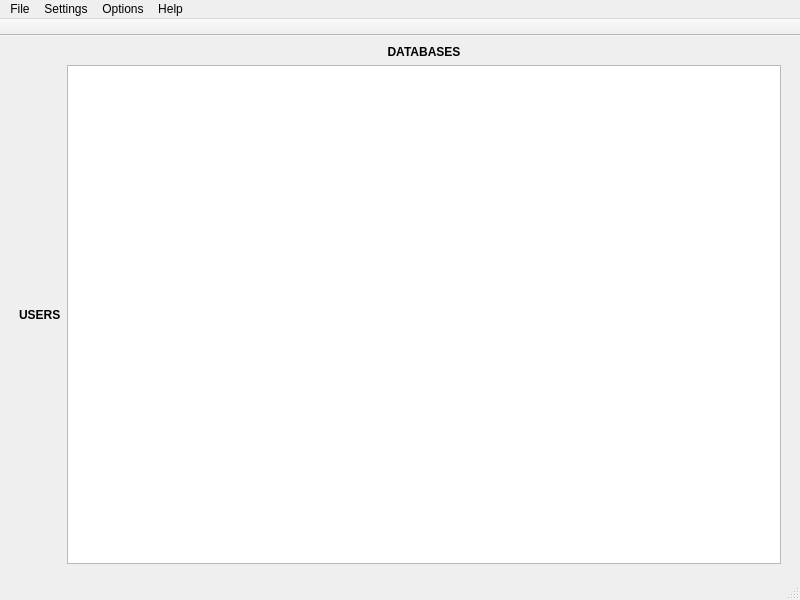
<?xml version="1.0" encoding="UTF-8"?>
<ui version="4.0">
 <class>main_window</class>
 <widget class="QMainWindow" name="main_window">
  <property name="geometry">
   <rect>
    <x>0</x>
    <y>0</y>
    <width>800</width>
    <height>600</height>
   </rect>
  </property>
  <property name="windowTitle">
   <string>MongoDB: Admin manager [*]</string>
  </property>
  <widget class="QWidget" name="centralwidget">
   <layout class="QGridLayout" name="gridLayout_2">
    <item row="0" column="0">
     <layout class="QGridLayout" name="gridLayout">
      <item row="0" column="2">
       <widget class="QLabel" name="label_2">
        <property name="font">
         <font>
          <weight>75</weight>
          <bold>true</bold>
         </font>
        </property>
        <property name="text">
         <string>DATABASES</string>
        </property>
        <property name="alignment">
         <set>Qt::AlignCenter</set>
        </property>
       </widget>
      </item>
      <item row="2" column="2">
       <spacer name="verticalSpacer_2">
        <property name="orientation">
         <enum>Qt::Vertical</enum>
        </property>
        <property name="sizeType">
         <enum>QSizePolicy::Fixed</enum>
        </property>
        <property name="sizeHint" stdset="0">
         <size>
          <width>20</width>
          <height>5</height>
         </size>
        </property>
       </spacer>
      </item>
      <item row="1" column="0">
       <spacer name="horizontalSpacer">
        <property name="orientation">
         <enum>Qt::Horizontal</enum>
        </property>
        <property name="sizeType">
         <enum>QSizePolicy::Fixed</enum>
        </property>
        <property name="sizeHint" stdset="0">
         <size>
          <width>10</width>
          <height>20</height>
         </size>
        </property>
       </spacer>
      </item>
      <item row="1" column="2">
       <widget class="mongodb_table_view" name="users_table">
        <property name="sizePolicy">
         <sizepolicy hsizetype="MinimumExpanding" vsizetype="MinimumExpanding">
          <horstretch>0</horstretch>
          <verstretch>0</verstretch>
         </sizepolicy>
        </property>
        <property name="frameShadow">
         <enum>QFrame::Raised</enum>
        </property>
        <property name="editTriggers">
         <set>QAbstractItemView::AllEditTriggers</set>
        </property>
        <property name="alternatingRowColors">
         <bool>false</bool>
        </property>
        <property name="wordWrap">
         <bool>true</bool>
        </property>
        <property name="cornerButtonEnabled">
         <bool>false</bool>
        </property>
        <attribute name="horizontalHeaderStretchLastSection">
         <bool>false</bool>
        </attribute>
        <attribute name="verticalHeaderStretchLastSection">
         <bool>false</bool>
        </attribute>
       </widget>
      </item>
      <item row="1" column="3">
       <spacer name="horizontalSpacer_2">
        <property name="orientation">
         <enum>Qt::Horizontal</enum>
        </property>
        <property name="sizeType">
         <enum>QSizePolicy::Fixed</enum>
        </property>
        <property name="sizeHint" stdset="0">
         <size>
          <width>10</width>
          <height>20</height>
         </size>
        </property>
       </spacer>
      </item>
      <item row="1" column="1">
       <widget class="QLabel" name="label">
        <property name="font">
         <font>
          <weight>75</weight>
          <bold>true</bold>
         </font>
        </property>
        <property name="layoutDirection">
         <enum>Qt::LeftToRight</enum>
        </property>
        <property name="text">
         <string>USERS</string>
        </property>
        <property name="alignment">
         <set>Qt::AlignLeading|Qt::AlignLeft|Qt::AlignVCenter</set>
        </property>
       </widget>
      </item>
     </layout>
    </item>
   </layout>
  </widget>
  <widget class="QMenuBar" name="menubar">
   <property name="geometry">
    <rect>
     <x>0</x>
     <y>0</y>
     <width>800</width>
     <height>20</height>
    </rect>
   </property>
   <widget class="QMenu" name="menuFile">
    <property name="tearOffEnabled">
     <bool>false</bool>
    </property>
    <property name="title">
     <string>File</string>
    </property>
    <addaction name="actionSave"/>
    <addaction name="actionReload"/>
   </widget>
   <widget class="QMenu" name="menuSettings">
    <property name="title">
     <string>Settings</string>
    </property>
    <widget class="QMenu" name="menuUser">
     <property name="title">
      <string>User</string>
     </property>
     <addaction name="actionAddUser"/>
     <addaction name="actionDeleteUser"/>
    </widget>
    <widget class="QMenu" name="menuDatabase">
     <property name="title">
      <string>Database</string>
     </property>
     <addaction name="actionAddDb"/>
     <addaction name="actionDeleteDb"/>
    </widget>
    <addaction name="menuUser"/>
    <addaction name="menuDatabase"/>
   </widget>
   <widget class="QMenu" name="menuHelp">
    <property name="title">
     <string>Help</string>
    </property>
    <addaction name="actionShow_help"/>
    <addaction name="actionShow_logger"/>
   </widget>
   <widget class="QMenu" name="menuOptions">
    <property name="title">
     <string>Options</string>
    </property>
    <addaction name="actionCredentials"/>
    <addaction name="actionDocuments"/>
    <addaction name="separator"/>
   </widget>
   <addaction name="menuFile"/>
   <addaction name="menuSettings"/>
   <addaction name="menuOptions"/>
   <addaction name="menuHelp"/>
  </widget>
  <widget class="QStatusBar" name="statusbar"/>
  <widget class="QToolBar" name="toolBar">
   <property name="windowTitle">
    <string>toolBar</string>
   </property>
   <property name="movable">
    <bool>false</bool>
   </property>
   <property name="allowedAreas">
    <set>Qt::TopToolBarArea</set>
   </property>
   <attribute name="toolBarArea">
    <enum>TopToolBarArea</enum>
   </attribute>
   <attribute name="toolBarBreak">
    <bool>false</bool>
   </attribute>
  </widget>
  <action name="actionSave">
   <property name="text">
    <string>Save</string>
   </property>
  </action>
  <action name="actionReload">
   <property name="text">
    <string>Reload</string>
   </property>
  </action>
  <action name="actionCredentials">
   <property name="text">
    <string>Credentials</string>
   </property>
  </action>
  <action name="actionAddUser">
   <property name="text">
    <string>Add</string>
   </property>
  </action>
  <action name="actionDeleteUser">
   <property name="text">
    <string>Delete</string>
   </property>
  </action>
  <action name="actionAddDb">
   <property name="text">
    <string>Add</string>
   </property>
  </action>
  <action name="actionDeleteDb">
   <property name="text">
    <string>Delete</string>
   </property>
  </action>
  <action name="actionShow_help">
   <property name="text">
    <string>Show help</string>
   </property>
  </action>
  <action name="actionShow_logger">
   <property name="text">
    <string>Show logger</string>
   </property>
  </action>
  <action name="actionDocuments">
   <property name="text">
    <string>Documents</string>
   </property>
  </action>
 </widget>
 <customwidgets>
  <customwidget>
   <class>mongodb_table_view</class>
   <extends>QTableView</extends>
   <header location="global">mongodb_table_view.h</header>
  </customwidget>
 </customwidgets>
 <resources/>
 <connections/>
</ui>
